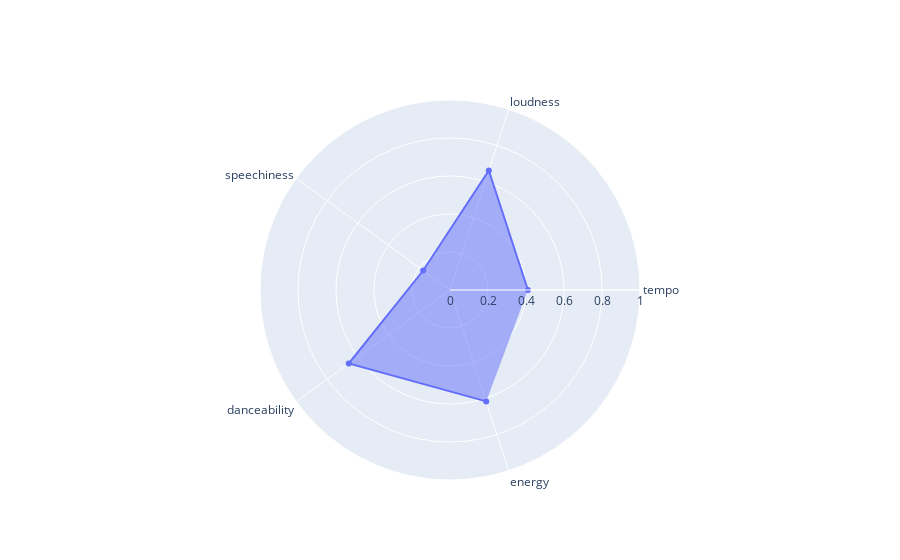

Notebook source saved alongside this figure:
### Code cell
import plotly.graph_objects as go

fig = go.Figure()


fig.add_trace(go.Scatterpolar(
  r=mean,
  theta=categories,
  fill='toself'
))

fig.update_layout(
  polar=dict(
    radialaxis=dict(
      visible=True,
        range=[0,1]
    ),
  ),
  showlegend=False
)

fig.show()

### Figure 1 — Plotly figure (JSON) as saved in the notebook; plotly's stock layout.template omitted (floating-point values rounded to 4 significant figures)
{"data": [{"fill": "toself", "r": [0.4101, 0.661, 0.1744, 0.6587, 0.6165], "theta": ["tempo", "loudness", "speechiness", "danceability", "energy"], "type": "scatterpolar"}], "layout": {"polar": {"radialaxis": {"range": [0, 1], "visible": true}}, "showlegend": false}}
